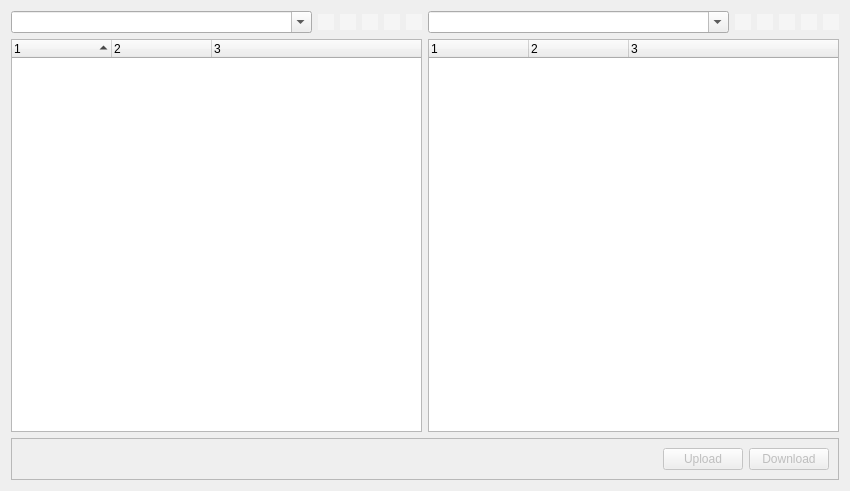
<?xml version="1.0" encoding="UTF-8"?>
<ui version="4.0">
 <class>FileBrowser</class>
 <widget class="QWidget" name="FileBrowser">
  <property name="geometry">
   <rect>
    <x>0</x>
    <y>0</y>
    <width>850</width>
    <height>491</height>
   </rect>
  </property>
  <property name="windowTitle">
   <string>Form</string>
  </property>
  <layout class="QGridLayout" name="gridLayout">
   <item row="0" column="11">
    <widget class="QPushButton" name="m_RemoteRefreshButton">
     <property name="enabled">
      <bool>false</bool>
     </property>
     <property name="sizePolicy">
      <sizepolicy hsizetype="Fixed" vsizetype="Fixed">
       <horstretch>0</horstretch>
       <verstretch>0</verstretch>
      </sizepolicy>
     </property>
     <property name="minimumSize">
      <size>
       <width>16</width>
       <height>16</height>
      </size>
     </property>
     <property name="maximumSize">
      <size>
       <width>16</width>
       <height>16</height>
      </size>
     </property>
     <property name="styleSheet">
      <string notr="true">QPushButton{border:none;background-color:rgba(255, 255, 255,100);}</string>
     </property>
     <property name="text">
      <string/>
     </property>
    </widget>
   </item>
   <item row="0" column="9">
    <widget class="QPushButton" name="m_RemoteMkdirButton">
     <property name="enabled">
      <bool>false</bool>
     </property>
     <property name="sizePolicy">
      <sizepolicy hsizetype="Fixed" vsizetype="Fixed">
       <horstretch>0</horstretch>
       <verstretch>0</verstretch>
      </sizepolicy>
     </property>
     <property name="minimumSize">
      <size>
       <width>16</width>
       <height>16</height>
      </size>
     </property>
     <property name="maximumSize">
      <size>
       <width>16</width>
       <height>16</height>
      </size>
     </property>
     <property name="styleSheet">
      <string notr="true">QPushButton{border:none;background-color:rgba(255, 255, 255,100);}</string>
     </property>
     <property name="text">
      <string/>
     </property>
    </widget>
   </item>
   <item row="0" column="1">
    <widget class="QPushButton" name="m_LocalFavouriteButton">
     <property name="sizePolicy">
      <sizepolicy hsizetype="Fixed" vsizetype="Fixed">
       <horstretch>0</horstretch>
       <verstretch>0</verstretch>
      </sizepolicy>
     </property>
     <property name="minimumSize">
      <size>
       <width>16</width>
       <height>16</height>
      </size>
     </property>
     <property name="maximumSize">
      <size>
       <width>16</width>
       <height>16</height>
      </size>
     </property>
     <property name="styleSheet">
      <string notr="true">QPushButton{border:none;background-color:rgba(255, 255, 255,100);}</string>
     </property>
     <property name="text">
      <string/>
     </property>
     <property name="checkable">
      <bool>true</bool>
     </property>
    </widget>
   </item>
   <item row="0" column="7">
    <widget class="QPushButton" name="m_RemoteFavouriteButton">
     <property name="enabled">
      <bool>false</bool>
     </property>
     <property name="sizePolicy">
      <sizepolicy hsizetype="Fixed" vsizetype="Fixed">
       <horstretch>0</horstretch>
       <verstretch>0</verstretch>
      </sizepolicy>
     </property>
     <property name="minimumSize">
      <size>
       <width>16</width>
       <height>16</height>
      </size>
     </property>
     <property name="maximumSize">
      <size>
       <width>16</width>
       <height>16</height>
      </size>
     </property>
     <property name="styleSheet">
      <string notr="true">QPushButton{border:none;background-color:rgba(255, 255, 255,100);}</string>
     </property>
     <property name="text">
      <string/>
     </property>
     <property name="checkable">
      <bool>true</bool>
     </property>
    </widget>
   </item>
   <item row="0" column="4">
    <widget class="QPushButton" name="m_LocalDeleteButton">
     <property name="sizePolicy">
      <sizepolicy hsizetype="Fixed" vsizetype="Fixed">
       <horstretch>0</horstretch>
       <verstretch>0</verstretch>
      </sizepolicy>
     </property>
     <property name="minimumSize">
      <size>
       <width>16</width>
       <height>16</height>
      </size>
     </property>
     <property name="maximumSize">
      <size>
       <width>16</width>
       <height>16</height>
      </size>
     </property>
     <property name="styleSheet">
      <string notr="true">QPushButton{border:none;background-color:rgba(255, 255, 255,100);}</string>
     </property>
     <property name="text">
      <string/>
     </property>
    </widget>
   </item>
   <item row="0" column="0">
    <widget class="QComboBox" name="m_LocalPathCombo">
     <property name="editable">
      <bool>true</bool>
     </property>
    </widget>
   </item>
   <item row="1" column="0" colspan="6">
    <widget class="QTreeWidget" name="m_LocalListView">
     <property name="sizePolicy">
      <sizepolicy hsizetype="Expanding" vsizetype="MinimumExpanding">
       <horstretch>0</horstretch>
       <verstretch>0</verstretch>
      </sizepolicy>
     </property>
     <property name="columnCount">
      <number>3</number>
     </property>
     <attribute name="headerHighlightSections">
      <bool>true</bool>
     </attribute>
     <attribute name="headerShowSortIndicator" stdset="0">
      <bool>true</bool>
     </attribute>
     <column>
      <property name="text">
       <string notr="true">1</string>
      </property>
     </column>
     <column>
      <property name="text">
       <string notr="true">2</string>
      </property>
     </column>
     <column>
      <property name="text">
       <string notr="true">3</string>
      </property>
     </column>
    </widget>
   </item>
   <item row="0" column="5">
    <widget class="QPushButton" name="m_LocalRefreshButton">
     <property name="sizePolicy">
      <sizepolicy hsizetype="Fixed" vsizetype="Fixed">
       <horstretch>0</horstretch>
       <verstretch>0</verstretch>
      </sizepolicy>
     </property>
     <property name="minimumSize">
      <size>
       <width>16</width>
       <height>16</height>
      </size>
     </property>
     <property name="maximumSize">
      <size>
       <width>16</width>
       <height>16</height>
      </size>
     </property>
     <property name="autoFillBackground">
      <bool>false</bool>
     </property>
     <property name="styleSheet">
      <string notr="true">QPushButton{border:none;background-color:rgba(255, 255, 255,100);}</string>
     </property>
     <property name="text">
      <string/>
     </property>
    </widget>
   </item>
   <item row="0" column="3">
    <widget class="QPushButton" name="m_LocalMkdirButton">
     <property name="sizePolicy">
      <sizepolicy hsizetype="Fixed" vsizetype="Fixed">
       <horstretch>0</horstretch>
       <verstretch>0</verstretch>
      </sizepolicy>
     </property>
     <property name="minimumSize">
      <size>
       <width>16</width>
       <height>16</height>
      </size>
     </property>
     <property name="maximumSize">
      <size>
       <width>16</width>
       <height>16</height>
      </size>
     </property>
     <property name="styleSheet">
      <string notr="true">QPushButton{border:none;background-color:rgba(255, 255, 255,100);}</string>
     </property>
     <property name="text">
      <string/>
     </property>
    </widget>
   </item>
   <item row="0" column="2">
    <widget class="QPushButton" name="m_LocalUpButton">
     <property name="sizePolicy">
      <sizepolicy hsizetype="Fixed" vsizetype="Fixed">
       <horstretch>0</horstretch>
       <verstretch>0</verstretch>
      </sizepolicy>
     </property>
     <property name="minimumSize">
      <size>
       <width>16</width>
       <height>16</height>
      </size>
     </property>
     <property name="maximumSize">
      <size>
       <width>16</width>
       <height>16</height>
      </size>
     </property>
     <property name="styleSheet">
      <string notr="true">QPushButton{border:none;background-color:rgba(255, 255, 255,100);}</string>
     </property>
     <property name="text">
      <string/>
     </property>
    </widget>
   </item>
   <item row="2" column="0" colspan="12">
    <widget class="QFrame" name="frame">
     <property name="frameShape">
      <enum>QFrame::Shape::StyledPanel</enum>
     </property>
     <property name="frameShadow">
      <enum>QFrame::Shadow::Raised</enum>
     </property>
     <layout class="QHBoxLayout" name="horizontalLayout">
      <item>
       <spacer name="horizontalSpacer">
        <property name="orientation">
         <enum>Qt::Orientation::Horizontal</enum>
        </property>
        <property name="sizeHint" stdset="0">
         <size>
          <width>40</width>
          <height>20</height>
         </size>
        </property>
       </spacer>
      </item>
      <item>
       <widget class="QPushButton" name="m_UploadButton">
        <property name="enabled">
         <bool>false</bool>
        </property>
        <property name="text">
         <string>Upload</string>
        </property>
       </widget>
      </item>
      <item>
       <widget class="QPushButton" name="m_DownloadButton">
        <property name="enabled">
         <bool>false</bool>
        </property>
        <property name="text">
         <string>Download</string>
        </property>
       </widget>
      </item>
     </layout>
    </widget>
   </item>
   <item row="0" column="6">
    <widget class="QComboBox" name="m_RemotePathCombo">
     <property name="editable">
      <bool>true</bool>
     </property>
    </widget>
   </item>
   <item row="0" column="8">
    <widget class="QPushButton" name="m_RemoteUpButton">
     <property name="enabled">
      <bool>false</bool>
     </property>
     <property name="sizePolicy">
      <sizepolicy hsizetype="Fixed" vsizetype="Fixed">
       <horstretch>0</horstretch>
       <verstretch>0</verstretch>
      </sizepolicy>
     </property>
     <property name="minimumSize">
      <size>
       <width>16</width>
       <height>16</height>
      </size>
     </property>
     <property name="maximumSize">
      <size>
       <width>16</width>
       <height>16</height>
      </size>
     </property>
     <property name="styleSheet">
      <string notr="true">QPushButton{border:none;background-color:rgba(255, 255, 255,100);}</string>
     </property>
     <property name="text">
      <string/>
     </property>
    </widget>
   </item>
   <item row="1" column="6" colspan="6">
    <widget class="QTreeWidget" name="m_RemoteListView">
     <property name="sizePolicy">
      <sizepolicy hsizetype="Expanding" vsizetype="MinimumExpanding">
       <horstretch>0</horstretch>
       <verstretch>0</verstretch>
      </sizepolicy>
     </property>
     <property name="columnCount">
      <number>3</number>
     </property>
     <column>
      <property name="text">
       <string notr="true">1</string>
      </property>
     </column>
     <column>
      <property name="text">
       <string notr="true">2</string>
      </property>
     </column>
     <column>
      <property name="text">
       <string notr="true">3</string>
      </property>
     </column>
    </widget>
   </item>
   <item row="0" column="10">
    <widget class="QPushButton" name="m_RemoteDeleteButton">
     <property name="enabled">
      <bool>false</bool>
     </property>
     <property name="sizePolicy">
      <sizepolicy hsizetype="Fixed" vsizetype="Fixed">
       <horstretch>0</horstretch>
       <verstretch>0</verstretch>
      </sizepolicy>
     </property>
     <property name="minimumSize">
      <size>
       <width>16</width>
       <height>16</height>
      </size>
     </property>
     <property name="maximumSize">
      <size>
       <width>16</width>
       <height>16</height>
      </size>
     </property>
     <property name="styleSheet">
      <string notr="true">QPushButton{border:none;background-color:rgba(255, 255, 255,100);}</string>
     </property>
     <property name="text">
      <string/>
     </property>
    </widget>
   </item>
  </layout>
 </widget>
 <tabstops>
  <tabstop>m_LocalPathCombo</tabstop>
  <tabstop>m_LocalFavouriteButton</tabstop>
  <tabstop>m_LocalUpButton</tabstop>
  <tabstop>m_LocalMkdirButton</tabstop>
  <tabstop>m_LocalDeleteButton</tabstop>
  <tabstop>m_LocalRefreshButton</tabstop>
  <tabstop>m_RemotePathCombo</tabstop>
  <tabstop>m_RemoteFavouriteButton</tabstop>
  <tabstop>m_RemoteUpButton</tabstop>
  <tabstop>m_RemoteMkdirButton</tabstop>
  <tabstop>m_RemoteDeleteButton</tabstop>
  <tabstop>m_RemoteRefreshButton</tabstop>
  <tabstop>m_LocalListView</tabstop>
  <tabstop>m_RemoteListView</tabstop>
  <tabstop>m_UploadButton</tabstop>
  <tabstop>m_DownloadButton</tabstop>
 </tabstops>
 <resources/>
 <connections/>
</ui>
